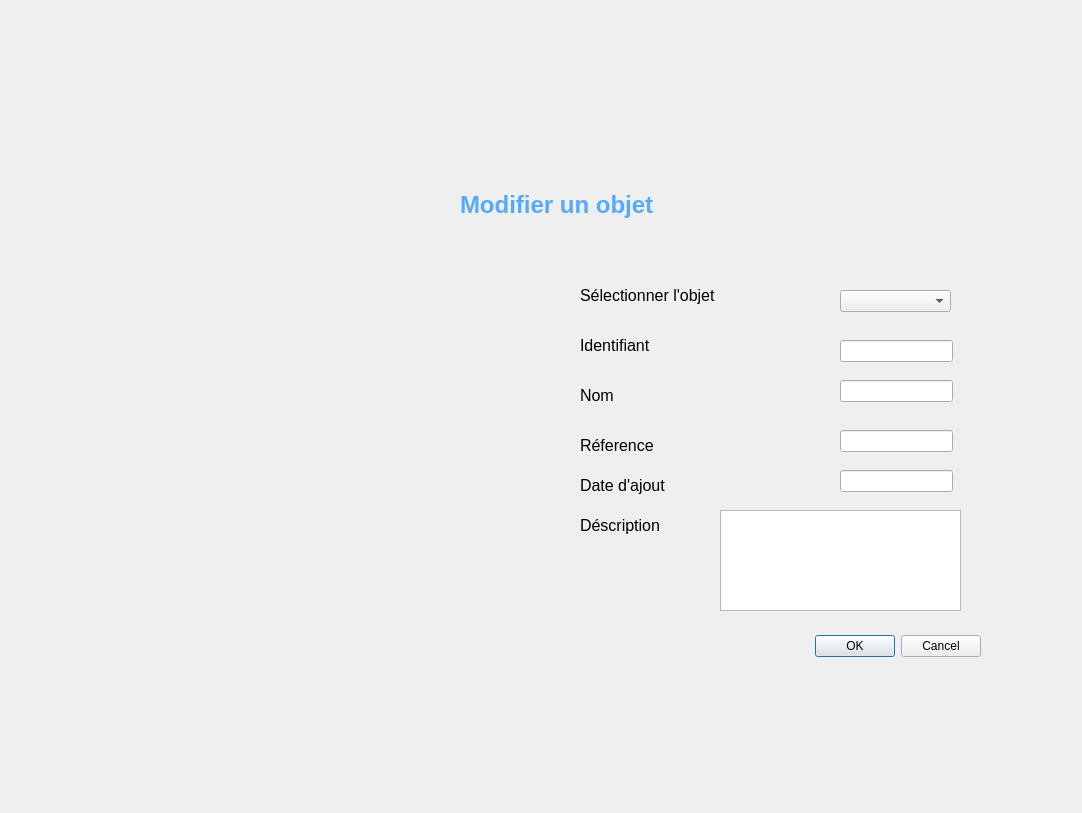
<?xml version="1.0" encoding="UTF-8"?>
<ui version="4.0">
 <class>modifier_reservation</class>
 <widget class="QDialog" name="modifier_reservation">
  <property name="geometry">
   <rect>
    <x>0</x>
    <y>0</y>
    <width>1082</width>
    <height>813</height>
   </rect>
  </property>
  <property name="windowTitle">
   <string>Dialog</string>
  </property>
  <widget class="QLineEdit" name="idBox">
   <property name="geometry">
    <rect>
     <x>840</x>
     <y>340</y>
     <width>113</width>
     <height>22</height>
    </rect>
   </property>
  </widget>
  <widget class="QTextEdit" name="descBox">
   <property name="geometry">
    <rect>
     <x>720</x>
     <y>510</y>
     <width>241</width>
     <height>101</height>
    </rect>
   </property>
  </widget>
  <widget class="QLineEdit" name="refBox">
   <property name="geometry">
    <rect>
     <x>840</x>
     <y>430</y>
     <width>113</width>
     <height>22</height>
    </rect>
   </property>
   <property name="echoMode">
    <enum>QLineEdit::Normal</enum>
   </property>
  </widget>
  <widget class="QLabel" name="selectObject">
   <property name="geometry">
    <rect>
     <x>580</x>
     <y>270</y>
     <width>251</width>
     <height>51</height>
    </rect>
   </property>
   <property name="text">
    <string>&lt;html&gt;&lt;head/&gt;&lt;body&gt;&lt;p&gt;&lt;span style=&quot; font-size:12pt;&quot;&gt;Sélectionner l'objet&lt;/span&gt;&lt;/p&gt;&lt;/body&gt;&lt;/html&gt;</string>
   </property>
  </widget>
  <widget class="QLabel" name="image">
   <property name="geometry">
    <rect>
     <x>220</x>
     <y>280</y>
     <width>311</width>
     <height>271</height>
    </rect>
   </property>
   <property name="text">
    <string/>
   </property>
   <property name="pixmap">
    <pixmap>../../project/template graphique/images/logo 1.png</pixmap>
   </property>
  </widget>
  <widget class="QLabel" name="reference">
   <property name="geometry">
    <rect>
     <x>580</x>
     <y>420</y>
     <width>251</width>
     <height>51</height>
    </rect>
   </property>
   <property name="text">
    <string>&lt;html&gt;&lt;head/&gt;&lt;body&gt;&lt;p&gt;&lt;span style=&quot; font-size:12pt;&quot;&gt;Réference&lt;/span&gt;&lt;/p&gt;&lt;/body&gt;&lt;/html&gt;</string>
   </property>
  </widget>
  <widget class="QLabel" name="dateAjout">
   <property name="geometry">
    <rect>
     <x>580</x>
     <y>460</y>
     <width>251</width>
     <height>51</height>
    </rect>
   </property>
   <property name="text">
    <string>&lt;html&gt;&lt;head/&gt;&lt;body&gt;&lt;p&gt;&lt;span style=&quot; font-size:12pt;&quot;&gt;Date d'ajout&lt;/span&gt;&lt;/p&gt;&lt;/body&gt;&lt;/html&gt;</string>
   </property>
  </widget>
  <widget class="QLineEdit" name="nameBox">
   <property name="geometry">
    <rect>
     <x>840</x>
     <y>380</y>
     <width>113</width>
     <height>22</height>
    </rect>
   </property>
   <property name="echoMode">
    <enum>QLineEdit::Normal</enum>
   </property>
  </widget>
  <widget class="QLabel" name="title">
   <property name="geometry">
    <rect>
     <x>460</x>
     <y>130</y>
     <width>391</width>
     <height>151</height>
    </rect>
   </property>
   <property name="text">
    <string>&lt;html&gt;&lt;head/&gt;&lt;body&gt;&lt;p&gt;&lt;span style=&quot; font-size:18pt; font-weight:600; color:#55aaff;&quot;&gt;Modifier un objet&lt;/span&gt;&lt;/p&gt;&lt;/body&gt;&lt;/html&gt;</string>
   </property>
  </widget>
  <widget class="QLabel" name="nom">
   <property name="geometry">
    <rect>
     <x>580</x>
     <y>370</y>
     <width>211</width>
     <height>51</height>
    </rect>
   </property>
   <property name="text">
    <string>&lt;html&gt;&lt;head/&gt;&lt;body&gt;&lt;p&gt;&lt;span style=&quot; font-size:12pt;&quot;&gt;Nom&lt;/span&gt;&lt;/p&gt;&lt;/body&gt;&lt;/html&gt;</string>
   </property>
  </widget>
  <widget class="QComboBox" name="objectList">
   <property name="geometry">
    <rect>
     <x>840</x>
     <y>290</y>
     <width>111</width>
     <height>22</height>
    </rect>
   </property>
  </widget>
  <widget class="QLineEdit" name="dateBox">
   <property name="geometry">
    <rect>
     <x>840</x>
     <y>470</y>
     <width>113</width>
     <height>22</height>
    </rect>
   </property>
   <property name="echoMode">
    <enum>QLineEdit::Normal</enum>
   </property>
  </widget>
  <widget class="QLabel" name="identifiant">
   <property name="geometry">
    <rect>
     <x>580</x>
     <y>320</y>
     <width>251</width>
     <height>51</height>
    </rect>
   </property>
   <property name="text">
    <string>&lt;html&gt;&lt;head/&gt;&lt;body&gt;&lt;p&gt;&lt;span style=&quot; font-size:12pt;&quot;&gt;Identifiant&lt;/span&gt;&lt;/p&gt;&lt;/body&gt;&lt;/html&gt;</string>
   </property>
  </widget>
  <widget class="QLabel" name="decsription">
   <property name="geometry">
    <rect>
     <x>580</x>
     <y>500</y>
     <width>251</width>
     <height>51</height>
    </rect>
   </property>
   <property name="text">
    <string>&lt;html&gt;&lt;head/&gt;&lt;body&gt;&lt;p&gt;&lt;span style=&quot; font-size:12pt;&quot;&gt;Déscription&lt;/span&gt;&lt;/p&gt;&lt;/body&gt;&lt;/html&gt;</string>
   </property>
  </widget>
  <widget class="QDialogButtonBox" name="buttonBox">
   <property name="geometry">
    <rect>
     <x>640</x>
     <y>630</y>
     <width>341</width>
     <height>32</height>
    </rect>
   </property>
   <property name="orientation">
    <enum>Qt::Horizontal</enum>
   </property>
   <property name="standardButtons">
    <set>QDialogButtonBox::Cancel|QDialogButtonBox::Ok</set>
   </property>
  </widget>
 </widget>
 <resources/>
 <connections/>
</ui>
